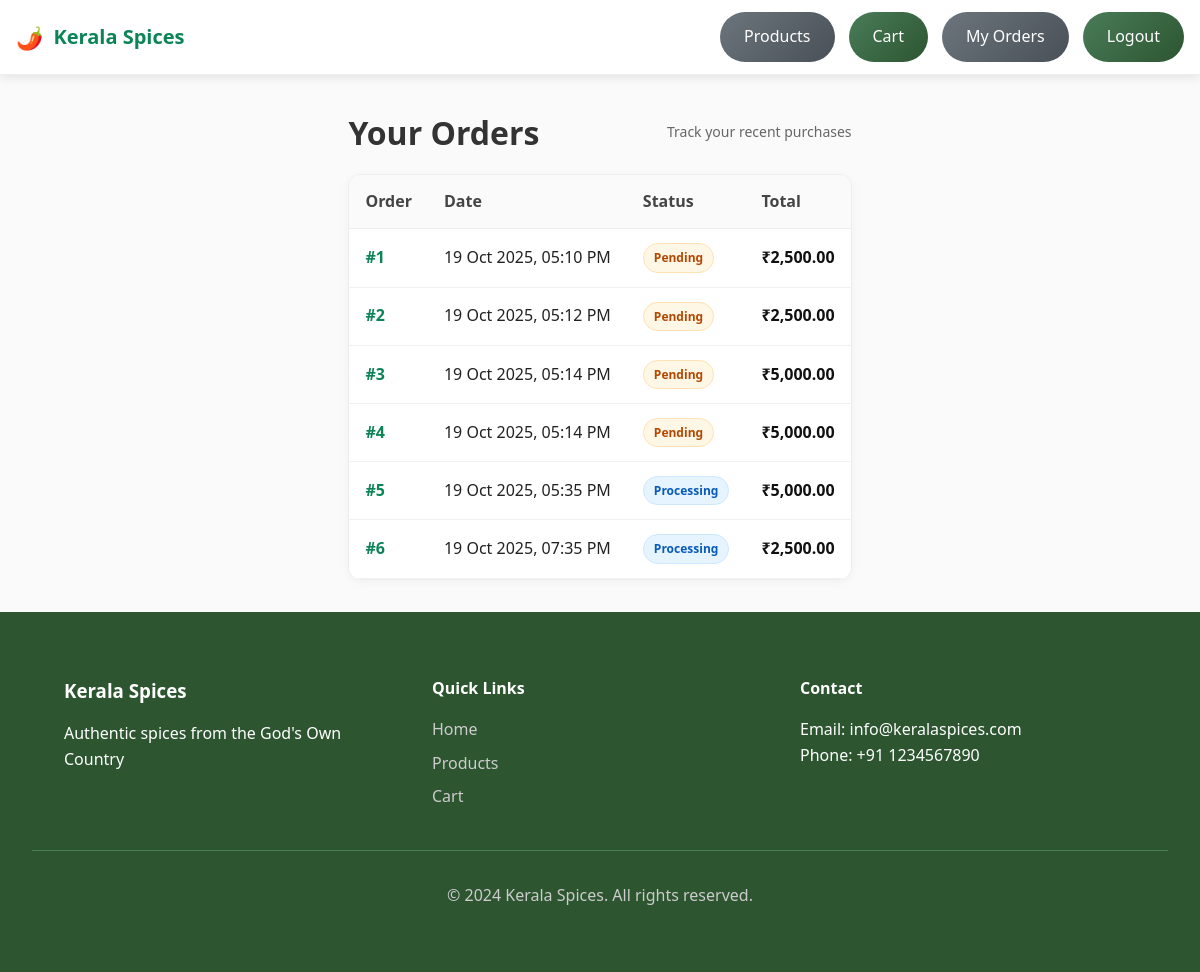
Screenshot of /orders.php (signed in) with the database file from the repository.
### tables this page shows
CREATE TABLE `orders` (
  `id` int(11) NOT NULL,
  `user_id` int(11) DEFAULT NULL,
  `total_amount` decimal(10,2) NOT NULL DEFAULT 0.00,
  `payment_method` varchar(50) DEFAULT NULL,
  `shipping_address` text DEFAULT NULL,
  `status` enum('pending','processing','shipped','completed','cancelled') NOT NULL DEFAULT 'pending',
  `created_at` timestamp NOT NULL DEFAULT current_timestamp()
);

### classes/Order.php (called while the page is built, shortened)
<?php
class Order {
    private $db;
    public function __construct($database) {
        $this->db = $database;
    }
    public function getUserOrders($userId) {
        $query = "SELECT * FROM orders WHERE user_id = :user_id";
        $stmt = $this->db->prepare($query);
        $stmt->bindParam(':user_id', $userId);
        $stmt->execute();
        return $stmt->fetchAll(PDO::FETCH_ASSOC);
    }
}

### orders.php (the view, shortened to what this page needs)
<?php
require_once 'classes/Database.php';
require_once 'classes/Order.php';
$db = new Database();
$conn = $db->connect();
$orderService = new Order($conn);
$userId = $_SESSION['user_id'];
$userOrders = $orderService->getUserOrders($userId);
?>
<!DOCTYPE html>
<html lang="en">
<head>
    <link rel="stylesheet" href="public/css/style.css">
</head>
<body>
    <?php include 'includes/header.php'; ?>
    <div class="container">
        <div class="orders-header">
            <h1>Your Orders</h1>
            <div class="orders-subtitle">Track your recent purchases</div>
        </div>
        <?php if (empty($userOrders)): ?>
            <div class="empty-orders">
                <h3>No orders yet</h3>
                <p>Browse our products and place your first order.</p>
                <a href="products.php" class="btn">Shop Spices</a>
            </div>
        <?php else: ?>
            <div class="orders-card">
                <table class="orders-table">
                    <thead>
                        <tr>
                            <th>Order</th>
                            <th>Date</th>
                            <th>Status</th>
                            <th>Total</th>
                        </tr>
                    </thead>
                    <tbody>
                        <?php foreach ($userOrders as $userOrder): ?>
                            <?php
                                $status = $userOrder['status'] ?? '';
                                $badgeClass = 'badge';
                                if ($status === 'pending') { $badgeClass .= ' badge-pending'; }
                                elseif ($status === 'processing') { $badgeClass .= ' badge-processing'; }
                                elseif ($status === 'shipped') { $badgeClass .= ' badge-shipped'; }
                                elseif ($status === 'completed') { $badgeClass .= ' badge-completed'; }
                                elseif ($status === 'cancelled') { $badgeClass .= ' badge-cancelled'; }
                                $dateStr = '';
                                if (!empty($userOrder['created_at'])) { $ts = strtotime($userOrder['created_at']); if ($ts) { $dateStr = date('d M Y, h:i A', $ts); } }
                                $totalStr = isset($userOrder['total_amount']) ? '₹' . number_format((float)$userOrder['total_amount'], 2) : '';
                            ?>
                            <tr>
                                <td data-label="Order"><span class="order-id">#<?php echo htmlspecialchars($userOrder['id']); ?></span></td>
                                <td data-label="Date"><?php echo htmlspecialchars($dateStr); ?></td>
                                <td data-label="Status"><span class="<?php echo $badgeClass; ?>"><?php echo htmlspecialchars(ucfirst($status)); ?></span></td>
                                <td data-label="Total"><span class="orders-total"><?php echo htmlspecialchars($totalStr); ?></span></td>
                            </tr>
                        <?php endforeach; ?>
                    </tbody>
                </table>
            </div>
        <?php endif; ?>
    </div>
    <?php include 'includes/footer.php'; ?>
</body>
</html>

### public/css/style.css (style rules this page uses)
* { margin: 0; padding: 0; box-sizing: border-box; }
body { font-family: 'Segoe UI', Tahoma, Geneva, Verdana, sans-serif; background-color: #fafafa; color: #333; line-height: 1.6; min-height: 100vh; display: flex; flex-direction: column; }
.container { max-width: 1200px; margin: 0 auto; padding: 2rem; flex: 1; }

### orders.php (style rules this page uses)
.orders-header { display: flex; align-items: center; justify-content: space-between; margin-bottom: 16px; }
.orders-subtitle { color: #666; font-size: 14px; }
.orders-card { background: #fff; border: 1px solid #eee; border-radius: 12px; overflow: hidden; box-shadow: 0 2px 10px rgba(0,0,0,0.04); }
.orders-table { width: 100%; border-collapse: collapse; }
.orders-table thead th { text-align: left; font-weight: 600; color: #444; background: #fafafa; padding: 14px 16px; border-bottom: 1px solid #eee; }
.orders-table tbody td { padding: 14px 16px; border-bottom: 1px solid #f1f1f1; color: #222; }
.order-id { font-weight: 600; color: #0b8457; }
.badge { display: inline-block; padding: 4px 10px; border-radius: 999px; font-size: 12px; font-weight: 600; }
.badge-pending { background: #fff7e6; color: #b34700; border: 1px solid #ffe1b3; }
.badge-processing { background: #e6f4ff; color: #095aba; border: 1px solid #cce7ff; }
.orders-total { font-weight: 700; color: #111; }

### rows the page displays
orders: id "1", created_at "19 Oct 2025, 05:10 PM", status "Pending", total_amount "₹2,500.00"
orders: id "2", created_at "19 Oct 2025, 05:12 PM", status "Pending", total_amount "₹2,500.00"
orders: id "3", created_at "19 Oct 2025, 05:14 PM", status "Pending", total_amount "₹5,000.00"
orders: id "4", created_at "19 Oct 2025, 05:14 PM", status "Pending", total_amount "₹5,000.00"
orders: id "5", created_at "19 Oct 2025, 05:35 PM", status "Processing", total_amount "₹5,000.00"
orders: id "6", created_at "19 Oct 2025, 07:35 PM", status "Processing", total_amount "₹2,500.00"
